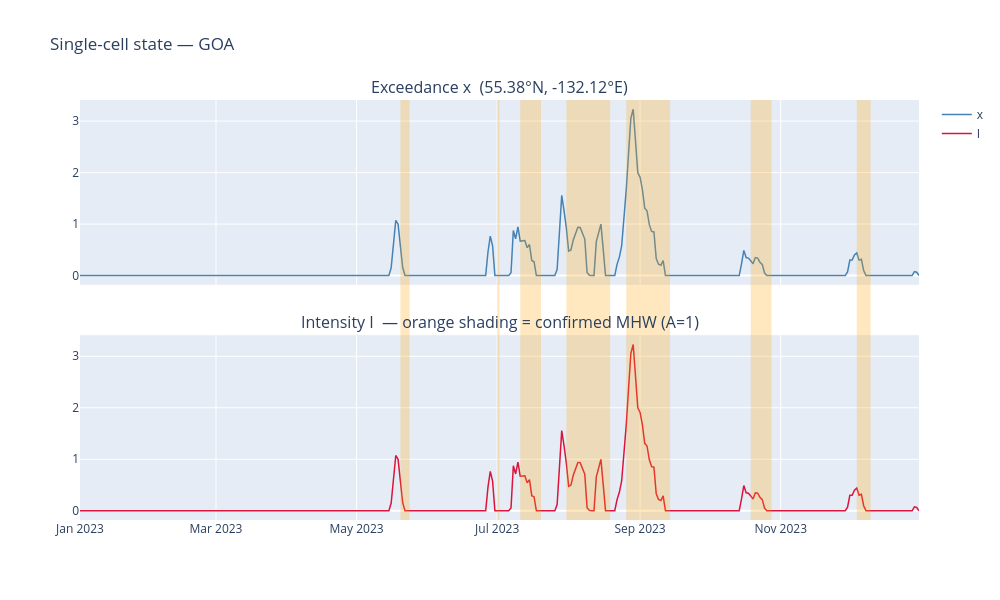

The notebook cell saved with this chart:
### Markdown cell above
## 3. Single-cell overlay: SST exceedance, intensity, A flag

### Code cell
# Pick cell with highest mean active fraction
mean_A    = A_arr.mean(axis=0)
best_flat = int(np.argmax(mean_A))
bi, bj    = np.unravel_index(best_flat, mean_A.shape)
cell_lat  = float(lats[bi])
cell_lon  = float(lons[bj])

# Cast to float32 to guard against zarr CF-decoder converting D to timedelta64
x_cell = ds['x'].values[:, int(bi), int(bj)].astype(np.float32)
I_cell = I_arr[:, int(bi), int(bj)]
D_cell = ds['D'].values[:, int(bi), int(bj)].astype(np.float32)
A_cell = A_arr[:, int(bi), int(bj)]

print(f'Selected cell: ({cell_lat:.2f}°N, {cell_lon:.2f}°E)')
print(f'Mean active fraction: {mean_A[bi, bj]:.3f}')
print(f'Max duration: {float(D_cell.max()):.0f} days')
print(f'Max intensity: {float(I_cell.max()):.2f} °C')

fig3 = make_subplots(rows=2, cols=1, shared_xaxes=True,
                     subplot_titles=[
                         f'Exceedance x  ({cell_lat:.2f}°N, {cell_lon:.2f}°E)',
                         'Intensity I  — orange shading = confirmed MHW (A=1)',
                     ],
                     vertical_spacing=0.12)

fig3.add_trace(go.Scatter(x=times, y=x_cell, mode='lines', name='x',
                           line=dict(color='steelblue', width=1.5)), row=1, col=1)
fig3.add_trace(go.Scatter(x=times, y=I_cell, mode='lines', name='I',
                           line=dict(color='crimson', width=1.5)), row=2, col=1)

# Orange shading for confirmed MHW periods
shapes = []
in_event, t_start = False, None
for t, a in zip(times.to_pydatetime(), A_cell):
    if a and not in_event:
        t_start, in_event = t, True
    elif not a and in_event:
        shapes.append(dict(type='rect', xref='x2', yref='paper',
                           x0=t_start, x1=t, y0=0, y1=1,
                           fillcolor='rgba(255,165,0,0.25)', line_width=0))
        in_event = False
if in_event:
    shapes.append(dict(type='rect', xref='x2', yref='paper',
                       x0=t_start, x1=times[-1].to_pydatetime(), y0=0, y1=1,
                       fillcolor='rgba(255,165,0,0.25)', line_width=0))

fig3.update_layout(shapes=shapes, height=600, width=1000,
                   title=f'Single-cell state — GOA')
fig3.show()

### Figure 1 — Plotly figure (JSON) as saved in the notebook; plotly's stock layout.template omitted (floating-point values rounded to 4 significant figures; data arrays with more than 128 entries replaced by an {"elided": "..."} marker saying what was removed)
{"data": [{"line": {"color": "steelblue", "width": 1.5}, "mode": "lines", "name": "x", "type": "scatter", "x": {"elided": "365 str values"}, "xaxis": "x", "y": {"elided": "365 float values"}, "yaxis": "y"}, {"line": {"color": "crimson", "width": 1.5}, "mode": "lines", "name": "I", "type": "scatter", "x": {"elided": "365 str values"}, "xaxis": "x2", "y": {"elided": "365 float values"}, "yaxis": "y2"}], "layout": {"annotations": [{"font": {"size": 16}, "showarrow": false, "text": "Exceedance x  (55.38°N, -132.12°E)", "x": 0.5, "xanchor": "center", "xref": "paper", "y": 1, "yanchor": "bottom", "yref": "paper"}, {"font": {"size": 16}, "showarrow": false, "text": "Intensity I  — orange shading = confirmed MHW (A=1)", "x": 0.5, "xanchor": "center", "xref": "paper", "y": 0.44, "yanchor": "bottom", "yref": "paper"}], "height": 600, "shapes": [{"fillcolor": "rgba(255,165,0,0.25)", "line": {"width": 0}, "type": "rect", "x0": "2023-05-20T00:00:00", "x1": "2023-05-24T00:00:00", "xref": "x2", "y0": 0, "y1": 1, "yref": "paper"}, {"fillcolor": "rgba(255,165,0,0.25)", "line": {"width": 0}, "type": "rect", "x0": "2023-07-01T00:00:00", "x1": "2023-07-02T00:00:00", "xref": "x2", "y0": 0, "y1": 1, "yref": "paper"}, {"fillcolor": "rgba(255,165,0,0.25)", "line": {"width": 0}, "type": "rect", "x0": "2023-07-11T00:00:00", "x1": "2023-07-20T00:00:00", "xref": "x2", "y0": 0, "y1": 1, "yref": "paper"}, {"fillcolor": "rgba(255,165,0,0.25)", "line": {"width": 0}, "type": "rect", "x0": "2023-07-31T00:00:00", "x1": "2023-08-19T00:00:00", "xref": "x2", "y0": 0, "y1": 1, "yref": "paper"}, {"fillcolor": "rgba(255,165,0,0.25)", "line": {"width": 0}, "type": "rect", "x0": "2023-08-26T00:00:00", "x1": "2023-09-14T00:00:00", "xref": "x2", "y0": 0, "y1": 1, "yref": "paper"}, {"fillcolor": "rgba(255,165,0,0.25)", "line": {"width": 0}, "type": "rect", "x0": "2023-10-19T00:00:00", "x1": "2023-10-28T00:00:00", "xref": "x2", "y0": 0, "y1": 1, "yref": "paper"}, {"fillcolor": "rgba(255,165,0,0.25)", "line": {"width": 0}, "type": "rect", "x0": "2023-12-04T00:00:00", "x1": "2023-12-10T00:00:00", "xref": "x2", "y0": 0, "y1": 1, "yref": "paper"}], "title": {"text": "Single-cell state — GOA"}, "width": 1000, "xaxis": {"anchor": "y", "domain": [0, 1], "matches": "x2", "showticklabels": false}, "xaxis2": {"anchor": "y2", "domain": [0, 1]}, "yaxis": {"anchor": "x", "domain": [0.56, 1]}, "yaxis2": {"anchor": "x2", "domain": [0, 0.44]}}}
